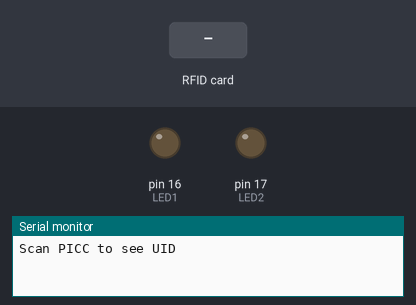
A sketch run on a simulated Arduino Uno, built with avr-gcc and run on an emulated ATmega328P. On the bench: output pins drawn as LEDs (lit = HIGH), the last lines printed to the serial monitor. The inputs (shaded band) are chosen by the test bench.

Above: at 1.2 s.
1.3 s: RFID card 5E 7A 19 C4 held to the reader
2.8 s: RFID card 5E 7A 19 C4 held to the reader
At 4.5 s:
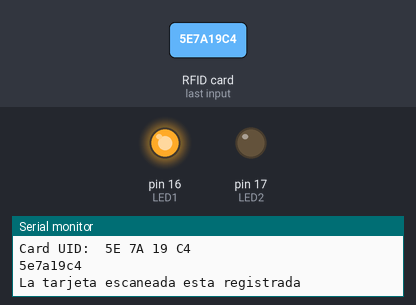
Timing chart, 0 to 6.8 s (numbered marks = the images above; inputs shaded):
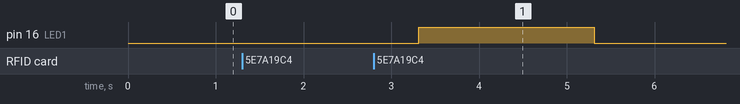

Measured:
- after the input at 2.8 s, pin 16 (LED1): LOW → HIGH after 0.51 s, → LOW 2.0 s later

The sketch:

RFID_Auth.ino
```cpp
#include <MFRC522v2.h>
#include <MFRC522DriverSPI.h>
//#include <MFRC522DriverI2C.h>
#include <MFRC522DriverPinSimple.h>
#include <MFRC522Debug.h>

String uidString = "";
int control = 0;
const int LED1=16;
const int LED2=17;


MFRC522DriverPinSimple ss_pin(5);
MFRC522DriverSPI driver{ss_pin};
MFRC522 mfrc522{driver};

void setup() {
  Serial.begin(115200);
  while (!Serial);


  mfrc522.PCD_Init();
  MFRC522Debug::PCD_DumpVersionToSerial(mfrc522, Serial);
	Serial.println(F("Scan PICC to see UID"));
  pinMode(LED1, OUTPUT);
  pinMode(LED2, OUTPUT);
}

void loop() {

    String uidentrada = "";
	if (!mfrc522.PICC_IsNewCardPresent()) {
		return;
	}

	if (!mfrc522.PICC_ReadCardSerial()) {
		return;
	}
 if (control == 0){
    Serial.print("Card UID: ");
  MFRC522Debug::PrintUID(Serial, (mfrc522.uid));
  Serial.println();

  for (byte i = 0; i < mfrc522.uid.size; i++) {
    if (mfrc522.uid.uidByte[i] < 0x10) {
      uidString += "0";
    }
    uidString += String(mfrc522.uid.uidByte[i], HEX);
  }
  Serial.println("tarjeta registrada");
  Serial.println(uidString);
  control = 1;
 }
else
 {
  Serial.print("Card UID: ");
  MFRC522Debug::PrintUID(Serial, (mfrc522.uid));
  Serial.println();


  for (byte i = 0; i < mfrc522.uid.size; i++) {
    if (mfrc522.uid.uidByte[i] < 0x10) {
      uidentrada += "0";
    }
    uidentrada += String(mfrc522.uid.uidByte[i], HEX);
  }
  Serial.println(uidentrada);
    if (uidString == uidentrada){
    analogWrite(LED1, 255);
    Serial.println("La tarjeta escaneada esta registrada");
    Serial.println("");
    delay(2000);
    analogWrite(LED1, 0);
  }
  else{
    analogWrite(LED2, 255);
    Serial.println("La tarjeta escaneada no esta registrada");
    Serial.println("");
    delay(2000);
    analogWrite(LED2, 0);
  }
 }
  delay(2000);
}
```
